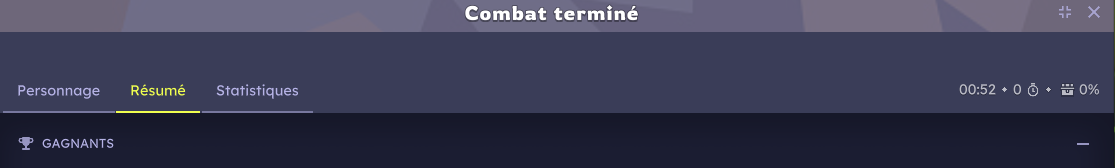
#> input picture template_sift_top.png, 1115 x 168 px
$ python -i autocrop_sift.py   (imports and definitions only)
#> lines starting #> are read from the running program, lines starting #| are printed output that depends on the picture
#> further down, picture is the input picture: shape (168, 1115, 3); mean B, G, R 84, 60.5, 59.3
import cv2
import numpy as np
import os
import matplotlib.pyplot as plt

DEBUG = False # Keep True for tuning

# --- Parameters to Tune ---
MIN_MATCH_COUNT = 10      # Minimum number of good SIFT matches required
LOWE_RATIO = 0.75         # Ratio threshold for Lowe's ratio test (0.7-0.8 typical)
TARGET_ASPECT_RATIO = 1.5 # The known Width/Height ratio of the full window
# --- End Parameters ---

def autocrop_sift_ratio(img, template_path):
    """
    Finds a template using SIFT features, calculates the full window size
    based on the template's detected width and a target aspect ratio,
    then crops the full window. Assumes template is at the top of the full window
    and has the same width.

    Args:
        img (np.ndarray): The input image (screenshot).
        template_path (str): Path to the template image (must have same width as full window,
                             and be from the top section).

    Returns:
        np.ndarray: The cropped image, or None if no good match found or calculation fails.
    """
#> called with template_path = 'template_sift_top.png'
    if img is None:
        print("Error: Input image is None.")
        return None
    if not os.path.exists(template_path):
        print(f"Error: Template image not found at {template_path}")
        return None

    # Load images in grayscale
    img_scene_gray = cv2.cvtColor(img, cv2.COLOR_BGR2GRAY)
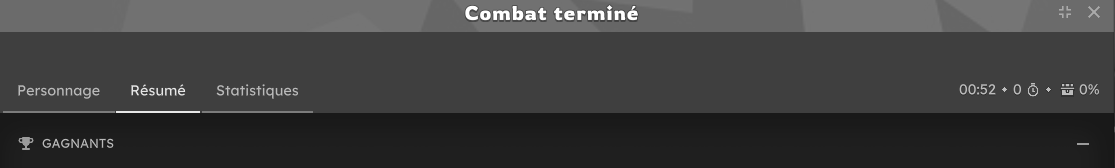
#> img_scene_gray: shape (168, 1115); min 21, max 255, mean 62.8
    template = cv2.imread(template_path, cv2.IMREAD_GRAYSCALE)
#> template: shape (168, 1115); min 21, max 255, mean 63.4

    if template is None:
        print(f"Error: Could not load template image from {template_path}")
        return None

    template_h, template_w = template.shape[:2]
#> template_h = 168; template_w = 1115
    scene_h, scene_w = img_scene_gray.shape[:2]
#> scene_h = 168; scene_w = 1115

    # Basic check if template is larger than scene
    if template_h > scene_h or template_w > scene_w:
        print("Warning: Template dimensions exceed scene dimensions.")
        # Consider returning None or trying to resize

    try:
        # 1. Initialize SIFT Detector
        sift = cv2.SIFT_create()

        # 2. Find Keypoints and Descriptors
        kp_template, des_template = sift.detectAndCompute(template, None)
#> kp_template = 219 keypoints; strongest (x, y, size): (485, 15, 2.3), (518, 15, 2.1), (609, 7, 2.4), (593, 15, 1.9)
        kp_scene, des_scene = sift.detectAndCompute(img_scene_gray, None)
#> kp_scene = 227 keypoints; strongest (x, y, size): (485, 15, 2.3), (518, 15, 2.1), (609, 7, 2.4), (593, 15, 1.9)

        if des_template is None or des_scene is None or len(kp_template) == 0 or len(kp_scene) == 0:
            print("Error: Could not compute SIFT descriptors or no keypoints found.")
            return None
        print(f"Found {len(kp_template)} SIFT keypoints in template, {len(kp_scene)} in scene.")
#| Found 219 SIFT keypoints in template, 227 in scene.

        # 3. Match Descriptors using BFMatcher (or FLANN)
        # Using Brute-Force Matcher
        bf = cv2.BFMatcher()
        matches = bf.knnMatch(des_template, des_scene, k=2) # k=2 for ratio test
#> matches = 219 matches
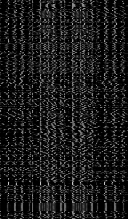
#> des_template: shape (219, 128) float32; min 0, max 199, mean 27.4

    except cv2.error as e:
        print(f"OpenCV error during SIFT detection/matching: {e}")
        print("Ensure 'opencv-contrib-python' is installed.")
        return None

    # 4. Filter Matches using Lowe's Ratio Test
    good_matches = []
    # Check if matches list is valid and contains pairs
    if matches and len(matches[0]) == 2:
        for m, n in matches:
            # Check if distances are valid before comparison
            if n.distance > 1e-6: # Avoid division by zero or near-zero
                 if m.distance < LOWE_RATIO * n.distance:
                    good_matches.append(m)
#> after the loop, good_matches = 207 matches
            # Handle cases where n.distance is very small (potential perfect match?)
            # You might decide to keep 'm' if n.distance is effectively zero.
            # elif m.distance < 1e-6: # If m is also ~zero, it's a good match
            #    good_matches.append(m)

    else:
        print("Warning: knnMatch did not return pairs as expected.")
        # Handle cases where matching might have failed or returned single matches

    print(f"Found {len(good_matches)} good matches after ratio test.")
#| Found 207 good matches after ratio test.

    # 5. Estimate Homography (if enough good matches)
    if len(good_matches) >= MIN_MATCH_COUNT:
        src_pts = np.float32([ kp_template[m.queryIdx].pt for m in good_matches ]).reshape(-1,1,2)
#> src_pts = 207 rows, first 8: [19.43, 90.54], [21.43, 88.22], [21.43, 88.22], [23.1, 138], [25.75, 141], [25.75, 141], [25.75, 141], [28.39, 138]
        dst_pts = np.float32([ kp_scene[m.trainIdx].pt for m in good_matches ]).reshape(-1,1,2)
#> dst_pts = 207 rows, first 8: [19.44, 90.54], [21.44, 88.22], [21.44, 88.22], [23.09, 138], [25.75, 141], [25.75, 141], [25.75, 141], [28.4, 138]

        # RANSAC helps filter out outlier matches when calculating the transformation
        M, mask = cv2.findHomography(src_pts, dst_pts, cv2.RANSAC, 5.0) # 5.0 is RANSAC reprojection threshold
#> M = [[1, 0.0003, -0.00872], [2.52e-05, 1, -0.00829], [7.37e-09, 2.54e-07, 1]]; mask = 207 values, max 1 at index 0, min 0 at index 53, mean 0.995

        if M is None:
            print("Error: Could not compute Homography matrix (matches might be collinear or insufficient).")
            # Debug drawing can help diagnose why homography failed
            # ...
            return None

        matchesMask = mask.ravel().tolist()
#> matchesMask has the same summary as mask
        print(f"{sum(matchesMask)} matches were considered inliers by RANSAC.")
#| 206 matches were considered inliers by RANSAC.

        # Check if enough inliers support the model
        if sum(matchesMask) < MIN_MATCH_COUNT:
             print(f"Error: Not enough inlier matches ({sum(matchesMask)}) after RANSAC to trust homography.")
             # Draw matches to see why so many were rejected
             if DEBUG:
                 img_matches_debug = cv2.drawMatches(template, kp_template, img, kp_scene, good_matches, None, matchColor=(255,0,0), singlePointColor=None, matchesMask=matchesMask, flags=cv2.DrawMatchesFlags_NOT_DRAW_SINGLE_POINTS)
                 plt.figure(figsize=(12, 6))
                 plt.imshow(cv2.cvtColor(img_matches_debug, cv2.COLOR_BGR2RGB))
                 plt.title(f'SIFT Matches ({len(good_matches)} good, {sum(matchesMask)} inliers) - RANSAC Failed Threshold')
                 plt.show()
             return None


        # 6. Get corners of the TEMPLATE in the scene using the homography
        h, w = template.shape # Original template dimensions
#> h = 168; w = 1115
        pts_template_corners = np.float32([ [0,0],[0,h-1],[w-1,h-1],[w-1,0] ]).reshape(-1,1,2)
        dst_scene_corners = cv2.perspectiveTransform(pts_template_corners, M)
#> dst_scene_corners = [[-0.00872, -0.00829], [0.0414, 167], [1114, 167], [1114, 0.0198]]

        # 7. Calculate the bounding box of the DETECTED TEMPLATE in the scene
        # This gives us the location and dimensions *as seen in the image*
        template_x, template_y, template_w_detected, template_h_detected = cv2.boundingRect(np.int32(dst_scene_corners))
#> template_x = 0; template_y = 0; template_w_detected = 1115; template_h_detected = 168
        print(f"Detected template bounding box: x={template_x}, y={template_y}, w={template_w_detected}, h={template_h_detected}")
#| Detected template bounding box: x=0, y=0, w=1115, h=168

        # 8. Calculate FULL window dimensions based on DETECTED template width and aspect ratio
        if template_w_detected <= 5: # Check for a reasonably positive width
            print(f"Error: Detected template width ({template_w_detected}) is too small.")
            return None
        if TARGET_ASPECT_RATIO <= 0:
             print(f"Error: Invalid TARGET_ASPECT_RATIO ({TARGET_ASPECT_RATIO}).")
             return None

        # This is the core logic based on your constraints
        full_window_width = template_w_detected # Assumption: Template width = Full window width
#> full_window_width = 1115
        full_window_height = int(round(full_window_width / TARGET_ASPECT_RATIO))
#> full_window_height = 743

        if full_window_height <= 0:
            print(f"Error: Calculated full window height ({full_window_height}) is invalid.")
            return None

        print(f"Calculated full window size: W={full_window_width}, H={full_window_height} (Ratio: {TARGET_ASPECT_RATIO})")
#| Calculated full window size: W=1115, H=743 (Ratio: 1.5)

        # 9. Define final crop coordinates (assuming template is at the top)
        crop_x = template_x
#> crop_x = 0
        crop_y = template_y
#> crop_y = 0
        crop_w = full_window_width
#> crop_w = 1115
        crop_h = full_window_height
#> crop_h = 743

        # 10. Boundary checks for the FULL CROP against the scene dimensions
        final_x1 = max(0, crop_x)
#> final_x1 = 0
        final_y1 = max(0, crop_y)
#> final_y1 = 0
        # Calculate bottom-right based on top-left and calculated dimensions
        final_x2 = final_x1 + crop_w
#> final_x2 = 1115
        final_y2 = final_y1 + crop_h
#> final_y2 = 743
        # Clip bottom-right to scene boundaries
        final_x2 = min(scene_w, final_x2)
        final_y2 = min(scene_h, final_y2)
#> final_y2 = 168
        # Recalculate final width/height after clipping
        final_w = final_x2 - final_x1
#> final_w = 1115
        final_h = final_y2 - final_y1
#> final_h = 168

        print(f"Final crop region (clipped): x={final_x1}, y={final_y1}, w={final_w}, h={final_h}")
#| Final crop region (clipped): x=0, y=0, w=1115, h=168

        # 11. Crop the original COLOR image
        if final_w > 0 and final_h > 0: # Ensure valid dimensions before cropping
            cropped_img = img[final_y1:final_y2, final_x1:final_x2]
        else:
            print("Warning: Final calculated crop dimensions are invalid (w<=0 or h<=0) after clipping.")
            cropped_img = None

        if DEBUG:
            img_debug = img.copy()
            # Draw polygon around the detected TEMPLATE location
            cv2.polylines(img_debug, [np.int32(dst_scene_corners)], True, (0, 255, 0), 2, cv2.LINE_AA) # Green for template detection outline
            # Draw rectangle for the calculated FULL CROP region
            cv2.rectangle(img_debug, (final_x1, final_y1), (final_x2, final_y2), (0, 0, 255), 3) # Red for final crop area

            plt.figure(figsize=(10,8))
            plt.imshow(cv2.cvtColor(img_debug, cv2.COLOR_BGR2RGB))
            plt.title(f'Green=Detected Template, Red=Calculated Full Crop ({sum(matchesMask)} inliers)')
            plt.show()

        return cropped_img

    else:
        print(f"Not enough good matches found - {len(good_matches)}/{MIN_MATCH_COUNT}")
        if DEBUG and len(good_matches) > 0: # Show poor matches if debug is on
             # Only draw the good matches, even if below threshold
             img_matches_debug = cv2.drawMatches(template, kp_template, img, kp_scene, good_matches, None, flags=cv2.DrawMatchesFlags_NOT_DRAW_SINGLE_POINTS)
             plt.figure(figsize=(12, 6))
             plt.imshow(cv2.cvtColor(img_matches_debug, cv2.COLOR_BGR2RGB))
             plt.title(f'SIFT Matches ({len(good_matches)} good) - Below Threshold ({MIN_MATCH_COUNT})')
             plt.show()
        return None

def autocrop (img) :
    template_image_path = 'template_sift_top.png'
    return autocrop_sift_ratio(img, template_image_path)


# [59 lines not run here, left out]

>>> import cv2
>>> picture = cv2.imread('../template_sift_top.png')
>>> result = autocrop(picture)
